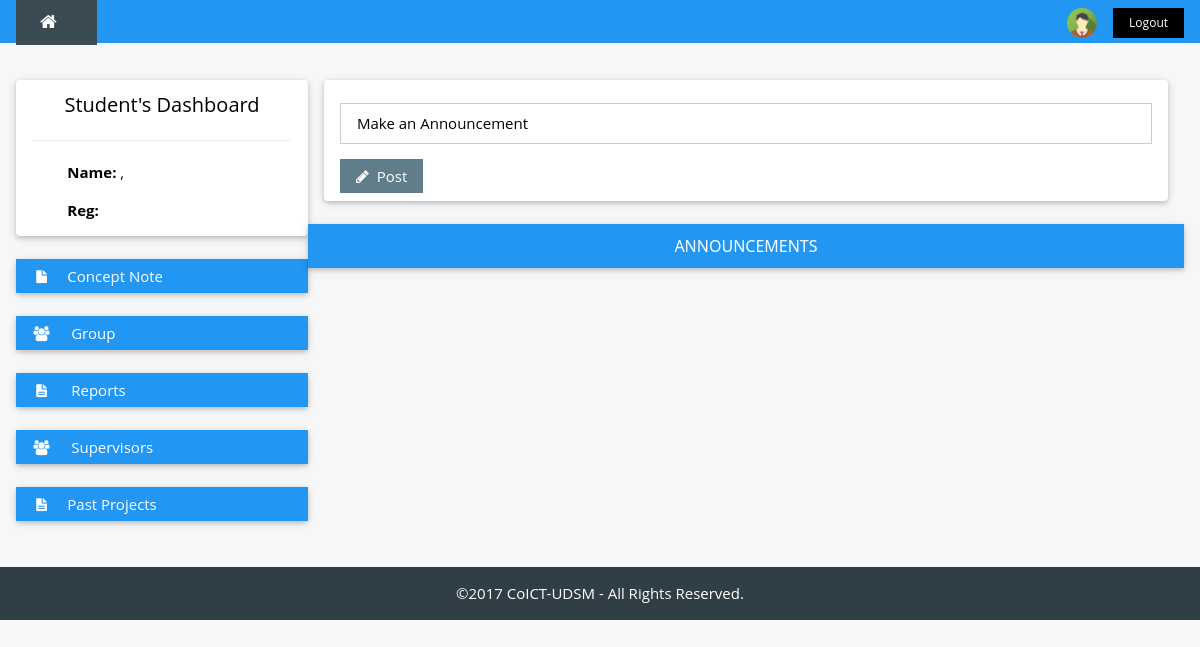
Before: /student/index.php with the older database file.
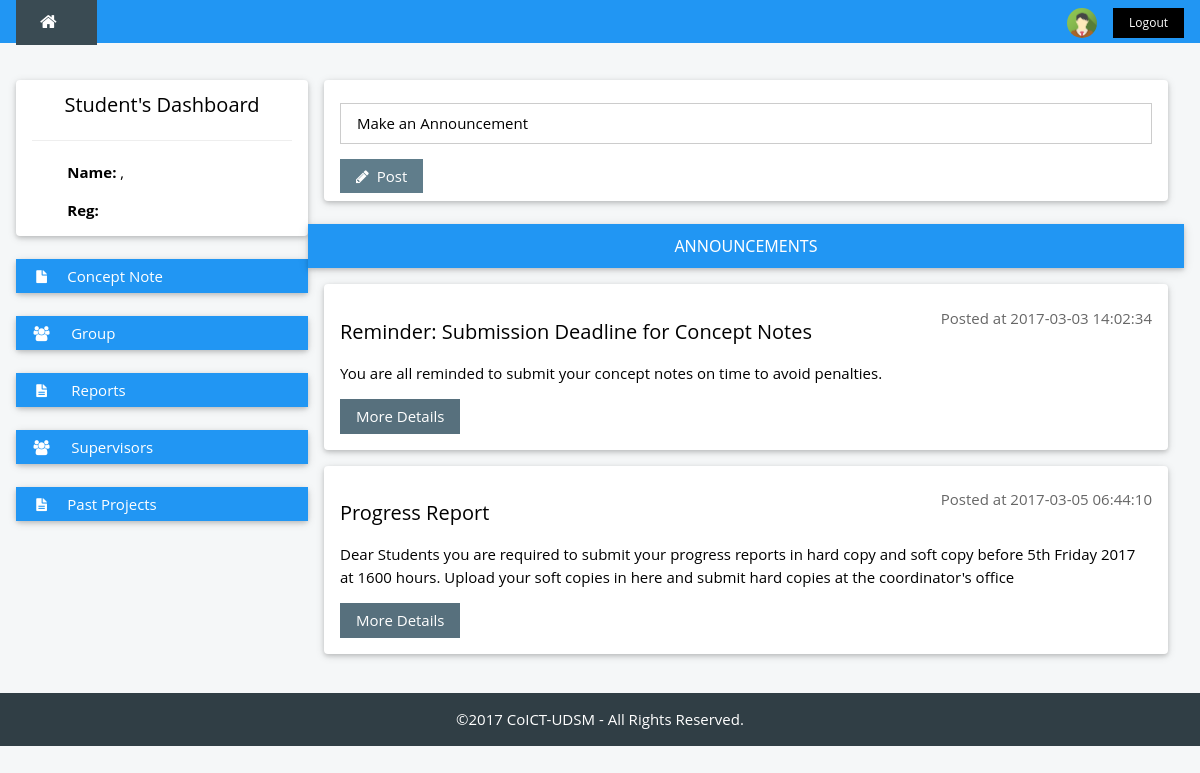
After: the same page with the newer database file.
### tables this page shows
CREATE TABLE `announcement` (
  `id` int(11) NOT NULL,
  `title` varchar(70) NOT NULL,
  `description` text NOT NULL,
  `time` timestamp NOT NULL DEFAULT CURRENT_TIMESTAMP ON UPDATE CURRENT_TIMESTAMP
);

### functions/announce.php (the view, shortened to what this page needs)
<?php
include '../dbcon.php';
$role = $_SESSION['role'];
  if ($role == 0){
    ?>
    <div class="w3-row-padding">
        <div class="w3-col m12">
          <div class="w3-card-2 w3-round w3-white">
            <div class="w3-container w3-padding w3-align-right">
              <p contenteditable="true" class="w3-border w3-padding">Make an Announcement</p>
              <button type="button" class=" w3-btn w3-theme" onclick="postAnnouncement()"><i class="fa fa-pencil"></i>  Post</button>
            </div>
          </div>
        </div>
      </div>
<br />
<?php } ?>
<div class="w3-container w3-card-2 w3-blue w3-btn-block ">
	<h6>ANNOUNCEMENTS</h6>
</div>
<?php
$sql = "SELECT * FROM announcement";
$result = mysqli_query($dbcon,$sql) or die(mysqli_error());;
while ($row = mysqli_fetch_array($result)) {
?>
<div class="w3-container w3-card-2 w3-white w3-round w3-margin"><br>
        <span class="w3-right w3-opacity"><?php echo "Posted at ".$row['time'] ;?></span>
        <h4><?php echo $row['title'];?></h4>
        <p><?php echo $row['description'];
        ?></p>
        <button type="button" class="w3-btn w3-theme-d1 w3-margin-bottom">More Details</button>
 </div>
 <?php } ?>

### header.php (shortened to what this page needs)
<!DOCTYPE html>
<html>
<head>
  		<link rel="stylesheet" type="text/css" href="../styles/w3.css">
			<link rel="stylesheet" type="text/css" href="../styles/style.css">
			<link rel="stylesheet" type="text/css" href="../styles/w3-theme-blue-grey.css">
			<link rel="stylesheet" href="../fonts/font-awesome.min.css">
</head>
<body class="w3-theme-l5" onload="">
<div class="w3-top">
 <div class="w3-bar w3-blue w3-left-align w3-large w3-padding">
  <a href="../index.php" class="w3-bar-item w3-button w3-padding-large w3-theme-d4"><i class="fa fa-home w3-margin-right"></i></a>
    <a href="../logout.php" title="Logout"><button class="w3-bar-item w3-btn w3-small w3-hide-small w3-right w3-hover-white">Logout</button></a>
  <span onclick="loadUser()" class="w3-bar-item w3-button w3-hide-small w3-right w3-margin-right w3-hover-light-grey" title="My Account"><img src="../images/avatar2.png" class="w3-circle" style="height:30px;width:30px" alt="Account" title="My Account"></span>
 </div>
</div>

### student/index.php (shortened to what this page needs)
<?php include '../header.php';
$get_user = $_SESSION['id'];
$result = mysqli_query($dbcon, "SELECT * FROM student WHERE regNo = '$get_user'") or die(mysqli_error());
$user_row = mysqli_fetch_array($result);
?>
<div class="w3-container w3-content" style="max-width:1400px;margin-top:80px">
  <div class="w3-row">
    <div class="w3-col m3">
      <div class="w3-card-2 w3-round w3-white">
        <div class="w3-container">
        <h4 class="w3-center">Student's Dashboard</h4>
         <hr>
         <p><i class="fa fa-fw w3-margin-right w3-text-theme"></i><strong>Name:</strong> <?php echo $user_row['lName'].", ".$user_row['fName']." ".$user_row['mName'] ?> </p>
         <p><i class="fa fa-fw w3-margin-right w3-text-theme"></i><strong>Reg:</strong> <?php echo $user_row['regNo'];  ?></p>
        </div>
      </div>
      <br />
      <div class="w3-card-2 w3-round">
        <div class="w3-white">
          <button onclick="myFunction('Demo1')" class="w3-btn-block w3-blue w3-left-align"><i class="fa fa-file fa-fw w3-margin-right"></i>Concept Note</button>
        </div>
      </div>
      <br />
      <div class="w3-card-2 w3-round">
        <div class="w3-white">
          <button onclick="myFunction('Demo2')" class="w3-btn-block w3-blue w3-left-align"><i class="fa fa-users fa-fw w3-margin-right"></i> Group </button>
        </div>
      </div>
      <br />
      <div class="w3-card-2 w3-round">
        <div class="w3-white">
          <button onclick="myFunction('Demo3')" class="w3-btn-block w3-blue w3-left-align"><i class="fa fa-file-text fa-fw w3-margin-right"></i> Reports</button>
        </div>
      </div>
      <br />
        <div class="w3-card-2 w3-round w3-white w3-center">
          <button class="w3-btn-block w3-blue w3-left-align" onclick="loadSupervisors();"><i class="fa fa-users fa-fw w3-margin-right"></i> Supervisors </button>
      </div>
      <br />
      <div class="w3-card-2 w3-round w3-white w3-center">
          <button class="w3-btn-block w3-blue w3-left-align" onclick=""><i class="fa fa-file-text fa-fw w3-margin-right"></i>Past Projects</button>
      </div>
      <br />
    </div>
    <div class="w3-col m9">
    <div id="main">
      <?php include '../functions/announce.php'; ?>
      </div>
    </div>
  </div>
</div>
<br>
<?php include '..\footer.php'; ?>

### footer.php (shortened to what this page needs)
<footer class="w3-container w3-theme-d5 w3-center">
      <div class="w3-container">
        <p>&copy<?php $yr=getdate(date("U")); echo "$yr[year]";   ?> CoICT-UDSM - All Rights Reserved. </p>
      </div>
</footer>
</body>
</html>

### styles/w3-theme-blue-grey.css (style rules this page uses)
.w3-theme-l5 { color:#000 !important; background-color:#f5f7f8 !important }
.w3-theme-d1 { color:#fff !important; background-color:#57707d !important }
.w3-theme-d4 { color:#fff !important; background-color:#3a4b53 !important }
.w3-theme-d5 { color:#fff !important; background-color:#303e45 !important }
.w3-theme { color:#fff !important; background-color:#607d8b !important }

### header.php (style rules this page uses)
html,body,h1,h2,h3,h4,h5 { font-family: "Open Sans", sans-serif }

Changed rows visible on the page:
added announcement: time "2017-03-03 14:02:34", title "Reminder: Submission Deadline for Concept Notes", description "You are all reminded to submit your concept notes on time to avoid penalties."
added announcement: time "2017-03-05 06:44:10", title "Progress Report", description "Dear Students you are required to submit your progress reports in hard copy and soft copy before 5th Friday 2017 at 1600 hours. Upload your soft copies in here and submit hard copies at the coordinator's office"
